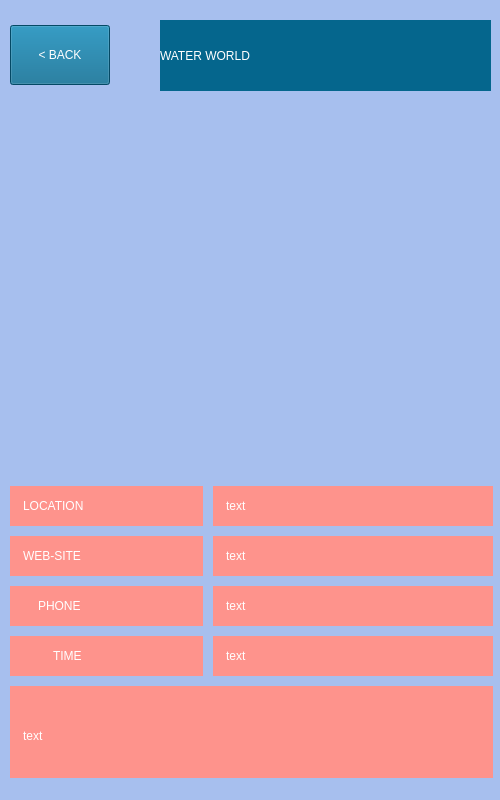
<?xml version="1.0" encoding="UTF-8"?>
<ui version="4.0">
 <class>aboutParkWindow</class>
 <widget class="QMainWindow" name="aboutParkWindow">
  <property name="geometry">
   <rect>
    <x>0</x>
    <y>0</y>
    <width>500</width>
    <height>800</height>
   </rect>
  </property>
  <property name="windowTitle">
   <string>WaterWorld</string>
  </property>
  <property name="styleSheet">
   <string notr="true">background-color: rgb(167, 191, 238);</string>
  </property>
  <widget class="QWidget" name="centralwidget">
   <widget class="QWidget" name="layoutWidget">
    <property name="geometry">
     <rect>
      <x>0</x>
      <y>0</y>
      <width>503</width>
      <height>791</height>
     </rect>
    </property>
    <layout class="QVBoxLayout" name="verticalLayout_2">
     <property name="spacing">
      <number>20</number>
     </property>
     <item>
      <layout class="QHBoxLayout" name="top_layout">
       <property name="spacing">
        <number>50</number>
       </property>
       <property name="leftMargin">
        <number>10</number>
       </property>
       <property name="topMargin">
        <number>20</number>
       </property>
       <property name="rightMargin">
        <number>10</number>
       </property>
       <item>
        <widget class="QPushButton" name="back_top_but">
         <property name="minimumSize">
          <size>
           <width>100</width>
           <height>60</height>
          </size>
         </property>
         <property name="maximumSize">
          <size>
           <width>100</width>
           <height>16777215</height>
          </size>
         </property>
         <property name="styleSheet">
          <string notr="true">background-color: #05668D;
font: 15pt  &quot;Stencil&quot;;
color: white;</string>
         </property>
         <property name="text">
          <string>&lt; BACK</string>
         </property>
        </widget>
       </item>
       <item>
        <widget class="QLabel" name="top_label">
         <property name="minimumSize">
          <size>
           <width>331</width>
           <height>60</height>
          </size>
         </property>
         <property name="maximumSize">
          <size>
           <width>331</width>
           <height>16777215</height>
          </size>
         </property>
         <property name="styleSheet">
          <string notr="true">background-color: rgb(5, 102, 141);
font: 36pt &quot;Stencil&quot;;
color: white;</string>
         </property>
         <property name="text">
          <string>WATER WORLD</string>
         </property>
        </widget>
       </item>
      </layout>
     </item>
     <item>
      <widget class="QLabel" name="main_image">
       <property name="sizePolicy">
        <sizepolicy hsizetype="Preferred" vsizetype="Preferred">
         <horstretch>0</horstretch>
         <verstretch>0</verstretch>
        </sizepolicy>
       </property>
       <property name="minimumSize">
        <size>
         <width>500</width>
         <height>350</height>
        </size>
       </property>
       <property name="maximumSize">
        <size>
         <width>500</width>
         <height>350</height>
        </size>
       </property>
       <property name="text">
        <string/>
       </property>
       <property name="pixmap">
        <pixmap>../../../Users/nikit/Downloads/39.png</pixmap>
       </property>
      </widget>
     </item>
     <item>
      <layout class="QVBoxLayout" name="bottom_block_layout">
       <property name="spacing">
        <number>10</number>
       </property>
       <property name="leftMargin">
        <number>10</number>
       </property>
       <property name="topMargin">
        <number>5</number>
       </property>
       <property name="rightMargin">
        <number>10</number>
       </property>
       <property name="bottomMargin">
        <number>5</number>
       </property>
       <item>
        <layout class="QHBoxLayout" name="location_layout">
         <property name="spacing">
          <number>10</number>
         </property>
         <item>
          <widget class="QLabel" name="location_label">
           <property name="minimumSize">
            <size>
             <width>160</width>
             <height>40</height>
            </size>
           </property>
           <property name="maximumSize">
            <size>
             <width>16777215</width>
             <height>40</height>
            </size>
           </property>
           <property name="styleSheet">
            <string notr="true">background-color: rgb(254, 147, 140);
font: 20pt  &quot;Stencil&quot;;
color: white;
padding: 10px;</string>
           </property>
           <property name="text">
            <string>LOCATION</string>
           </property>
          </widget>
         </item>
         <item>
          <widget class="QLabel" name="location_info">
           <property name="minimumSize">
            <size>
             <width>280</width>
             <height>40</height>
            </size>
           </property>
           <property name="maximumSize">
            <size>
             <width>16777215</width>
             <height>40</height>
            </size>
           </property>
           <property name="styleSheet">
            <string notr="true">background-color: rgb(254, 147, 140);
font: 15pt  &quot;Stencil&quot;;
color: white;
padding: 10px;</string>
           </property>
           <property name="text">
            <string>text</string>
           </property>
          </widget>
         </item>
        </layout>
       </item>
       <item>
        <layout class="QHBoxLayout" name="website_layout">
         <property name="spacing">
          <number>10</number>
         </property>
         <item>
          <widget class="QLabel" name="website_label">
           <property name="minimumSize">
            <size>
             <width>160</width>
             <height>40</height>
            </size>
           </property>
           <property name="maximumSize">
            <size>
             <width>16777215</width>
             <height>40</height>
            </size>
           </property>
           <property name="styleSheet">
            <string notr="true">background-color: rgb(254, 147, 140);
font: 20pt  &quot;Stencil&quot;;
color: white;
padding: 10px;</string>
           </property>
           <property name="text">
            <string>WEB-SITE</string>
           </property>
          </widget>
         </item>
         <item>
          <widget class="QLabel" name="website_info">
           <property name="minimumSize">
            <size>
             <width>280</width>
             <height>40</height>
            </size>
           </property>
           <property name="maximumSize">
            <size>
             <width>16777215</width>
             <height>40</height>
            </size>
           </property>
           <property name="styleSheet">
            <string notr="true">background-color: rgb(254, 147, 140);
font: 15pt  &quot;Stencil&quot;;
color: white;
padding: 10px;</string>
           </property>
           <property name="text">
            <string>text</string>
           </property>
          </widget>
         </item>
        </layout>
       </item>
       <item>
        <layout class="QHBoxLayout" name="phone_layout">
         <property name="spacing">
          <number>10</number>
         </property>
         <item>
          <widget class="QLabel" name="phone_label">
           <property name="minimumSize">
            <size>
             <width>160</width>
             <height>40</height>
            </size>
           </property>
           <property name="maximumSize">
            <size>
             <width>16777215</width>
             <height>40</height>
            </size>
           </property>
           <property name="styleSheet">
            <string notr="true">background-color: rgb(254, 147, 140);
font: 20pt  &quot;Stencil&quot;;
color: white;
padding-left: 25px;</string>
           </property>
           <property name="text">
            <string>PHONE</string>
           </property>
          </widget>
         </item>
         <item>
          <widget class="QLabel" name="phone_info">
           <property name="minimumSize">
            <size>
             <width>280</width>
             <height>40</height>
            </size>
           </property>
           <property name="maximumSize">
            <size>
             <width>16777215</width>
             <height>40</height>
            </size>
           </property>
           <property name="styleSheet">
            <string notr="true">background-color: rgb(254, 147, 140);
font: 15pt  &quot;Stencil&quot;;
color: white;
padding: 10px;</string>
           </property>
           <property name="text">
            <string>text</string>
           </property>
          </widget>
         </item>
        </layout>
       </item>
       <item>
        <layout class="QHBoxLayout" name="time_layout">
         <property name="spacing">
          <number>10</number>
         </property>
         <item>
          <widget class="QLabel" name="time_label">
           <property name="minimumSize">
            <size>
             <width>160</width>
             <height>40</height>
            </size>
           </property>
           <property name="maximumSize">
            <size>
             <width>16777215</width>
             <height>40</height>
            </size>
           </property>
           <property name="styleSheet">
            <string notr="true">background-color: rgb(254, 147, 140);
font: 20pt  &quot;Stencil&quot;;
color: white;
padding-left: 40px;</string>
           </property>
           <property name="text">
            <string>TIME</string>
           </property>
          </widget>
         </item>
         <item>
          <widget class="QLabel" name="time_info">
           <property name="minimumSize">
            <size>
             <width>280</width>
             <height>40</height>
            </size>
           </property>
           <property name="maximumSize">
            <size>
             <width>16777215</width>
             <height>40</height>
            </size>
           </property>
           <property name="styleSheet">
            <string notr="true">background-color: rgb(254, 147, 140);
font: 15pt  &quot;Stencil&quot;;
color: white;
padding: 10px;</string>
           </property>
           <property name="text">
            <string>text</string>
           </property>
          </widget>
         </item>
        </layout>
       </item>
       <item>
        <widget class="QLabel" name="description_info_label">
         <property name="minimumSize">
          <size>
           <width>450</width>
           <height>100</height>
          </size>
         </property>
         <property name="styleSheet">
          <string notr="true">background-color: rgb(254, 147, 140);
font: 10pt  &quot;Stencil&quot;;
color: white;
padding: 10px;</string>
         </property>
         <property name="text">
          <string>text</string>
         </property>
        </widget>
       </item>
      </layout>
     </item>
    </layout>
   </widget>
  </widget>
  <widget class="QStatusBar" name="statusbar"/>
 </widget>
 <resources/>
 <connections/>
</ui>
